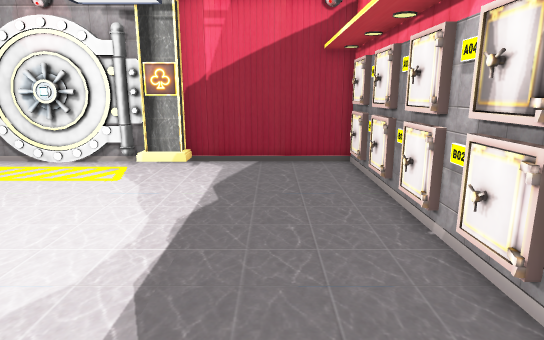
[1] (above)

14 first-person views from a walk through a scene from a Unity 3-D project. The camera is 1.3 m above the floor, tilts 12° down and sees 75° across. The floor is counted in squares, 0.5 m on a side. Each view is taken from the middle of a square. On the plan, view 1 faces up. The plan holds only what a view shows up to about 20 squares ahead; the rest is blank.

[2]
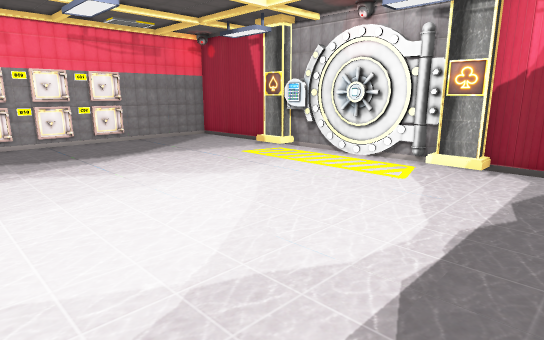

[3]
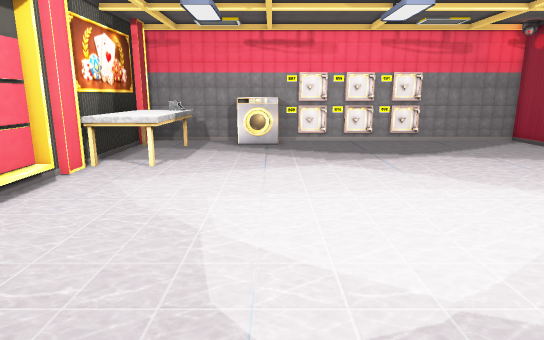

[4]
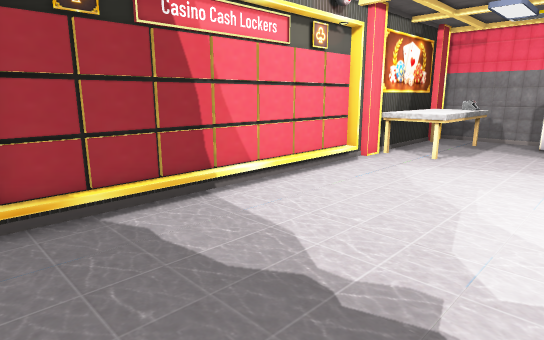

[5]
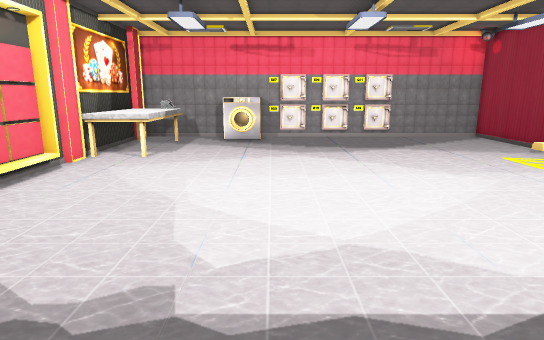

[6]
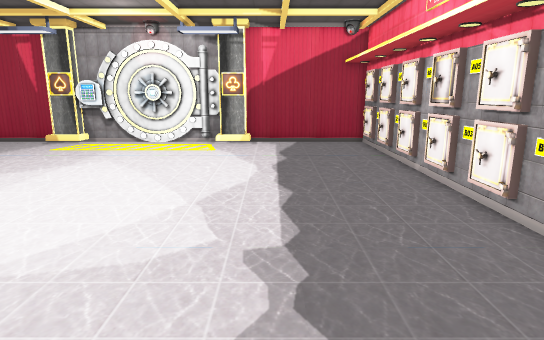

[7]
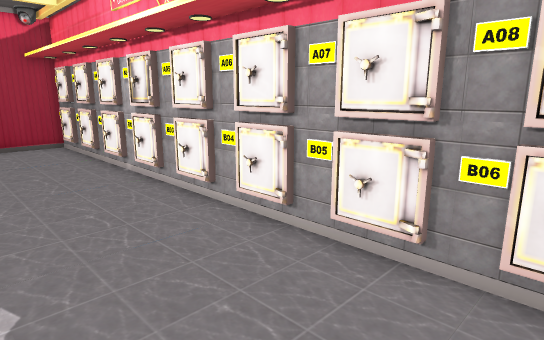

[8]
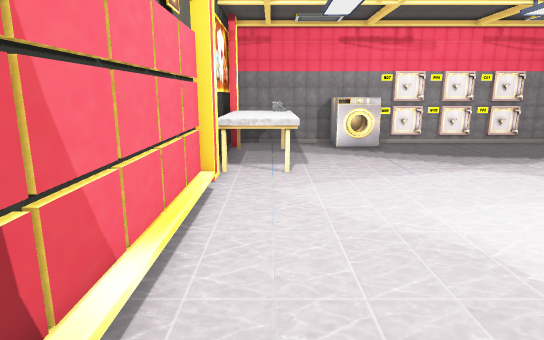

[9]
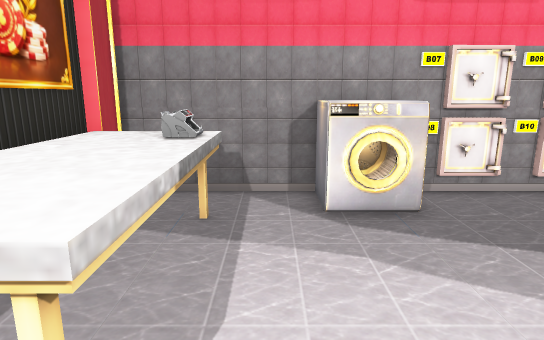

[10]
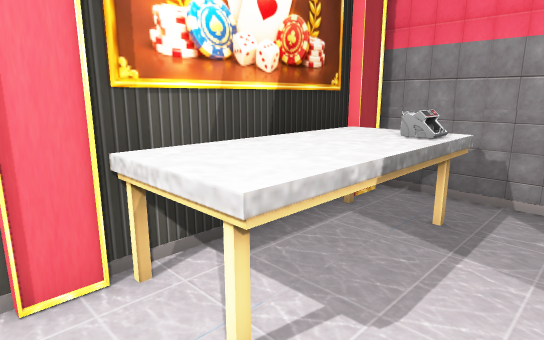

[11]
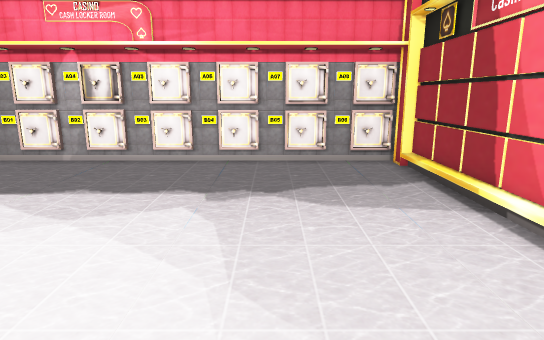

[12]
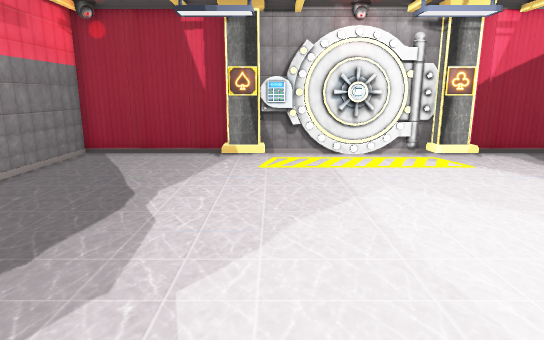

[13]
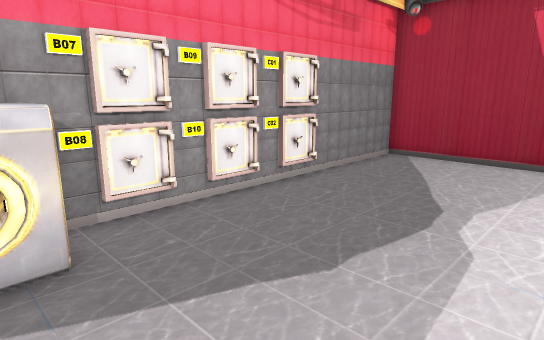

[14]
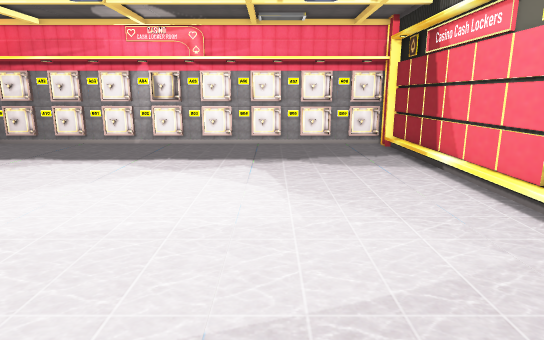

### Floor plan
Points are (right, up) in squares from view 1. A wall is a line through its corners. A room is listed if a view was taken in it or the views show most of it. See-through windows are left out.
Room 1 (views 1, 2, 3, 4, 5, 6, 7, 8, 9, 10, 11, 12, 13, 14)
walls: (-10.5, -6.5) (1.5, -6.5); (-10.3, -6.9) (1.3, -6.9); (-8.8, 13.2) (-9.3, 13.1); (-7.6, 13.3) (-8.1, 13.5); (-7.4, 13.3) (-8, 13.4); (-7.6, 13.4) (-9.1, 13.4); (-7.4, 13.4) (-8.2, 13.3) (-8.5, 13.5) (-9.3, 13.3); (-8.8, 13.4) (-9.4, 13.5); (-10.7, 13.4) (-14, 13.4); (-18.3, -0.2) (-18.5, -1.2); (-18.6, 0.4) (-18.6, -1.8); (-12.6, -6.9) (-11.2, -6.9); (2.9, 2.2) (3, 2.8); (-5.7, 13.7) (-12.5, 13.7); (-5.6, 13.7) (-6.4, 13.6); (-9.6, 13.9) (-12.5, 13.9); (-18.6, -0.1) (-18.3, -1.2); (2.9, 1.1) (2.9, 2.7); (-5.9, 13.9) (-7, 13.9); (-4.7, 13.7) (-5.5, 13.7); (2.8, 6.4) (2.8, 8); (-3.5, 13.4) (-4.7, 13.4); (3.1, 5.4) (3.1, 13.9) (-5.6, 13.9); (2.9, -0.6) (3, 0.1); (2.8, -1.5) (3, -1); (3.2, 6.4) (3, 6.4) (3, 8); (-18.7, -1.8) (-20.5, -1.8); (2.9, 7.4) (3, 8); (3, -1.5) (2.9, 0.1); (-20.3, 3.2) (-20.3, 1.5); (2.8, 9) (2.8, 10.6); (-20.1, 5.8) (-20.3, 5.3); (-14, 13.9) (-20.5, 13.9) (-20.5, -7.1); (2.9, -3.1) (3, -2.5); (3, 9) (2.9, 10.7); (-20.3, 5.8) (-20.3, 4.1); (2.8, -4.1) (3, -3.7); (3, -4.2) (3, -2.4); (-20.3, 8.5) (-20.3, 6.7); (2.7, 11.6) (2.7, 13.2); (2.9, 11.6) (2.9, 13.3); (2.9, -5.9) (2.9, -5.1); (2.1, -6.9) (2.8, -6.9); (-18.8, -7.1) (-12.6, -7.1); (3, -6.9) (3, -5); (3.1, -7) (3.1, 3.5); (-19.9, -6.9) (-12.9, -6.9)
low walls: (-18.6, 0.1) (-18.4, -0.4); (-18.5, -1.2) (-18.5, -1.3) (-18.7, -1.8); (-19.2, 0) (-20.2, 0); (-20.2, -0.2) (-20.2, -1.1)
objects: other object (-19, -6) to (-13, -4); other object (3, 4) to (4, 5)

Where each view was taken, in squares from view 1:
view 1: 0 up, 0 right, facing up
view 2: 0 up, 0 right, facing up-left
view 3: 0 up, 0 right, facing left
view 4: 1 up, 2 right, facing down-left
view 5: 1 up, 2 right, facing left
view 6: 6 down, 2 left, facing up
view 7: 6 down, 2 left, facing up-right
view 8: 5 down, 1 left, facing left
view 9: 3 down, 11 left, facing left
view 10: 2 down, 11 left, facing down-left
view 11: 2 down, 11 left, facing right
view 12: 2 down, 12 left, facing up
view 13: 1 down, 13 left, facing up-left
view 14: 1 down, 16 left, facing right
